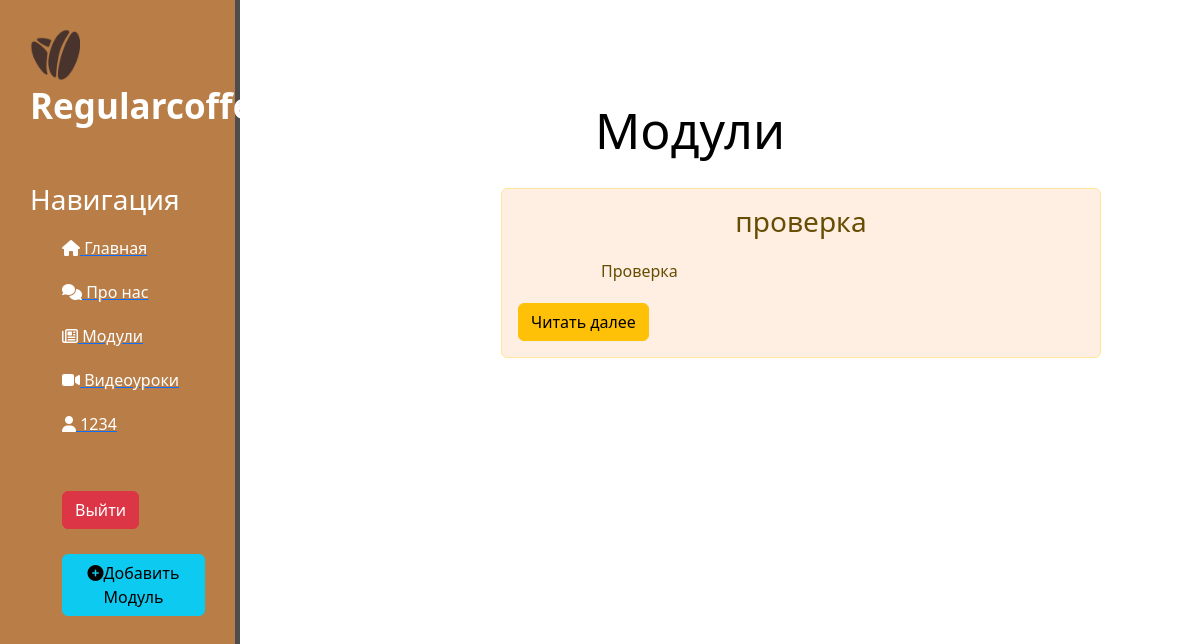
The app's page /news/ (signed in), older data.
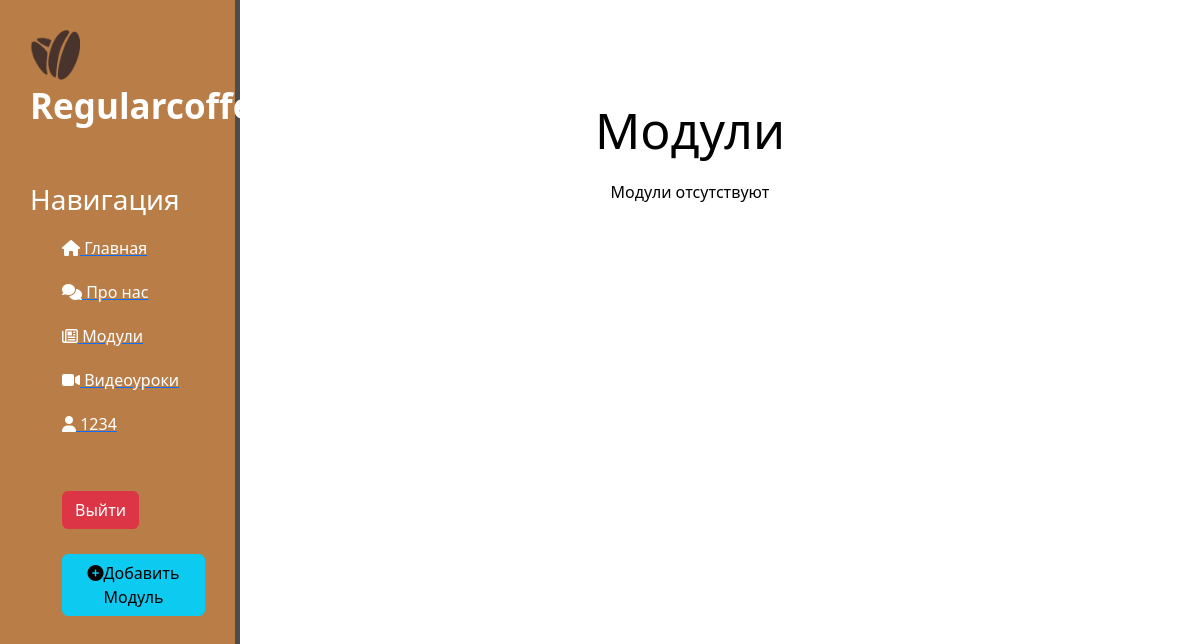
The same page, newer data.
### news/models.py (models this page shows, shortened)
class Artiles(models.Model):
    title = models.CharField('Название', max_length=50)
    anons =  models.CharField('Анонс', max_length=350)
    full_text = models.TextField('Статья')
    date = models.DateTimeField('Дата публикации')
    class Meta:
        verbose_name='Новость'
        verbose_name_plural = 'Новости'

### news/views.py (the view)
# urls.py: path('',views.news_home, name='news_home'),
@login_required
def news_home(request):
    news = Artiles.objects.order_by('-date')
    return render(request, 'news/news_hime.html', {'news': news})

### news/templates/news/news_hime.html (shortened to what this page needs)
{% extends 'main/layout.html' %}
{% block content %}
    <div class="features">
        <h1>Модули</h1>
        {% if news %}
            {% for el in news %}
            <div class="alert alert-warning" >
                <h3 align="center">{{ el.title }}</h3>
                <p>{{ el.anons }}</p>
                <a href="{% url 'news-detail' el.id %}" class="btn btn-warning">Читать далее</a>
            </div>
            {% endfor %}
        {% else  %}
            <p>Модули отсутствуют</p>
        {% endif %}
    </div>
{% endblock %}

Row changes from the older to the newer data that the page shows:
removed Artiles: title "проверка", anons "Проверка"
Text that changed along with them:
text now shown: "Модули отсутствуют"
